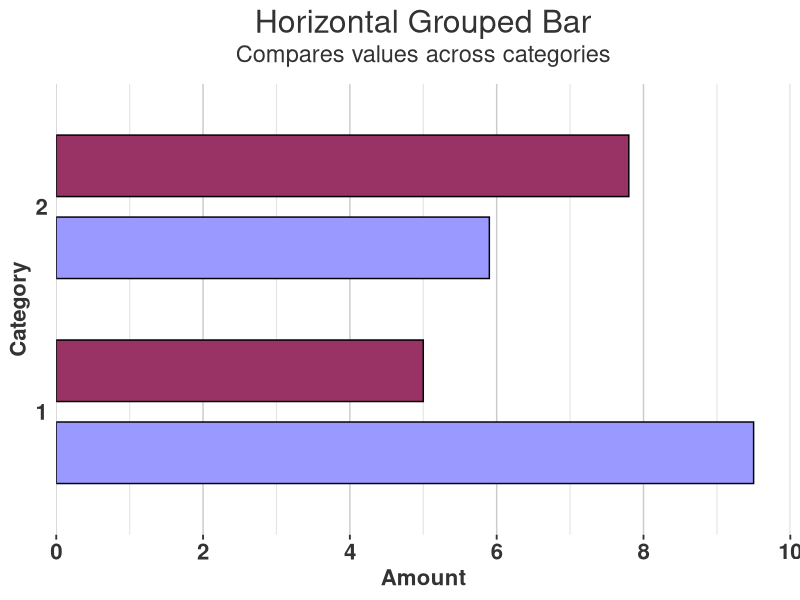

Write R code to recreate this figure.
out <- Sys.getenv("OUT_DIR")
if (out == "") out <- getwd()
dir.create(out, showWarnings = FALSE, recursive = TRUE)

suppressPackageStartupMessages(library(ggplot2))

# Data step: my_data (input CATEGORY SERIES $ 3-11 AMOUNT)
my_data <- data.frame(
  CATEGORY = c(1, 2, 1, 2),
  SERIES = c("Series A", "Series A", "Series B", "Series B"),
  AMOUNT = c(5, 7.8, 9.5, 5.9),
  stringsAsFactors = FALSE
)

# SAS character ordering: uppercase before lowercase; case-sensitive
# Sort like SAS would display (CATEGORY asc, SERIES asc)
my_data <- my_data[order(my_data$CATEGORY, my_data$SERIES), , drop = FALSE]
rownames(my_data) <- NULL

# Write dataset as CSV (SAS variable names, ISO, unrounded)
write.csv(my_data, file.path(out, "bar1.csv"), row.names = FALSE, na = "")

# Text rendering of bar1.htm : SGplot Horizontal Grouped Bar (0 numbers in SAS htm besides data)
txt_path <- file.path(out, "bar1.txt")
con <- file(txt_path, open = "wt")
writeLines(c(
  "SGplot Horizontal Grouped Bar",
  "",
  "Horizontal Grouped Bar",
  "Compares values across categories",
  "",
  "Horizontal Grouped Bar Chart: CATEGORY by AMOUNT grouped by SERIES",
  "Data: MY_DATA (stat=sum, groupdisplay=cluster, grouporder=descending)",
  "Style: htmlblue  Datacolors: (CX9999FF CX993366)  Outline: black  NoAutoLegend  NoStatLabel",
  "XAXIS: VALUES=(0 to 10 by 2) OFFSETMAX=0 GRID MINOR MINORCOUNT=1",
  "YAXIS: DISPLAY=(NOTICKS)",
  "",
  "Plotted data (sum of AMOUNT by CATEGORY and SERIES):",
  "CATEGORY | SERIES   | AMOUNT",
  "---------+----------+-------",
  sprintf("%-8s | %-8s | %s", "1", "Series A", "5"),
  sprintf("%-8s | %-8s | %s", "1", "Series B", "9.5"),
  sprintf("%-8s | %-8s | %s", "2", "Series A", "7.8"),
  sprintf("%-8s | %-8s | %s", "2", "Series B", "5.9"),
  "",
  "X axis ticks: 0, 2, 4, 6, 8, 10 (minor: 1, 3, 5, 7, 9)",
  "Figure: bar1.png (800px x 600px, PNG, NOBORDER, IMAGEMAP)"
), con)
close(con)

# Prepare factors for plot
# GROUPORDER=DESCENDING -> descending order of SERIES levels
plot_data <- my_data
plot_data$CATEGORY_F <- factor(plot_data$CATEGORY, levels = c("1", "2"))
plot_data$SERIES_F <- factor(plot_data$SERIES, levels = c("Series B", "Series A"))

# Colors: DATACOLORS=(cx9999ff cx993366) mapped in group order (descending)
fill_vals <- c("Series B" = "#9999FF", "Series A" = "#993366")

# gray33 approx #545454 ; use gray33 name via grey33
p <- ggplot(plot_data, aes(x = AMOUNT, y = CATEGORY_F, fill = SERIES_F, group = SERIES_F)) +
  geom_col(position = position_dodge(width = 0.8), width = 0.6, color = "black", linewidth = 0.5) +
  scale_x_continuous(
    breaks = seq(0, 10, by = 2),
    minor_breaks = seq(0, 10, by = 1),
    limits = c(0, 10),
    expand = c(0, 0)
  ) +
  scale_y_discrete(limits = c("1", "2")) +
  scale_fill_manual(values = fill_vals, drop = FALSE) +
  labs(
    title = "Horizontal Grouped Bar",
    subtitle = "Compares values across categories",
    x = "Amount",
    y = "Category",
    fill = NULL
  ) +
  theme_minimal(base_size = 14) +
  theme(
    plot.title = element_text(color = "gray20", size = 23, hjust = 0.5, margin = margin(b = 4)),
    plot.subtitle = element_text(color = "gray20", size = 17, hjust = 0.5, margin = margin(b = 12)),
    axis.title = element_text(color = "gray20", size = 16, face = "bold"),
    axis.text = element_text(color = "gray20", size = 16, face = "bold"),
    axis.ticks.y = element_blank(),
    axis.ticks.x = element_line(color = "gray20"),
    panel.grid.major.x = element_line(color = "grey80", linewidth = 0.5),
    panel.grid.minor.x = element_line(color = "grey90", linewidth = 0.4),
    panel.grid.major.y = element_blank(),
    panel.grid.minor.y = element_blank(),
    panel.border = element_blank(),
    legend.position = "none",
    plot.background = element_rect(fill = "white", color = NA),
    panel.background = element_rect(fill = "white", color = NA)
  )

# 800px x 600px -> 8 x 6 inches at 100 dpi, noborder
ggsave(file.path(out, "bar1.png"), plot = p, width = 8, height = 6, dpi = 100, units = "in", bg = "white")

# CSV of plotted data (same body as table; stat=sum equals AMOUNT here)
plotted <- plot_data[, c("CATEGORY", "SERIES", "AMOUNT")]
plotted <- plotted[order(plotted$CATEGORY, plotted$SERIES), , drop = FALSE]
write.csv(plotted, file.path(out, "bar1.csv"), row.names = FALSE, na = "")
